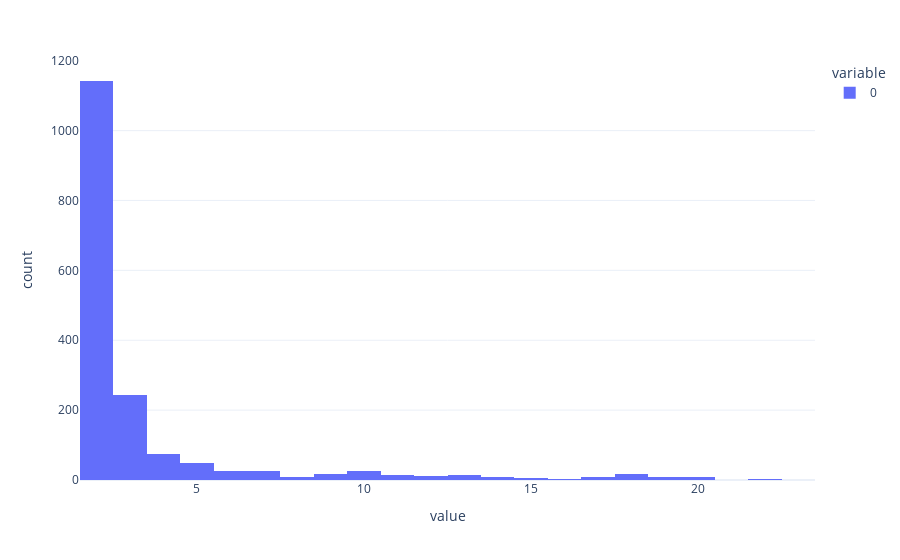

The code cell stored with this chart in its notebook:
### Code cell
cliques = list(nx.find_cliques(G))
clique_sizes = [len(c) for c in cliques]
px.histogram(clique_sizes)

### Figure 1 — Plotly figure (JSON) as saved in the notebook; plotly's stock layout.template omitted (floating-point values rounded to 4 significant figures; data arrays with more than 128 entries replaced by an {"elided": "..."} marker saying what was removed)
{"data": [{"alignmentgroup": "True", "bingroup": "x", "hovertemplate": "variable=0<br>value=%{x}<br>count=%{y}<extra></extra>", "legendgroup": "0", "marker": {"color": "#636efa"}, "name": "0", "offsetgroup": "0", "orientation": "v", "showlegend": true, "type": "histogram", "x": {"elided": "1724 int values"}, "xaxis": "x", "yaxis": "y"}], "layout": {"barmode": "relative", "legend": {"title": {"text": "variable"}, "tracegroupgap": 0}, "margin": {"t": 60}, "xaxis": {"anchor": "y", "domain": [0, 1], "title": {"text": "value"}}, "yaxis": {"anchor": "x", "domain": [0, 1], "title": {"text": "count"}}}}
